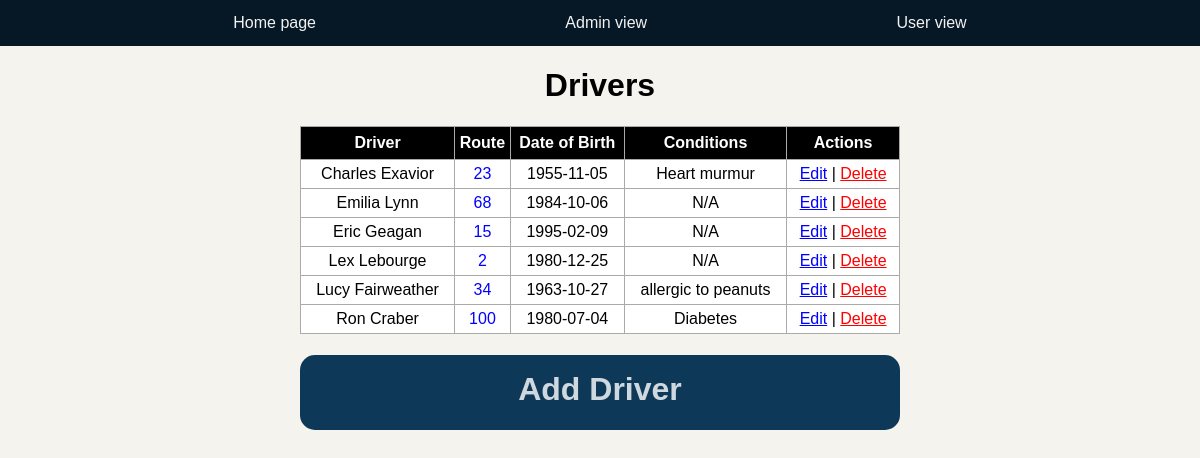
Page /drivers on the committed database.
### Project.py (models this page shows, shortened)
class Driver(db.Model):
    id = db.Column(db.Integer, primary_key=True)
    first_name = db.Column(db.String(100), nullable=False)
    last_name = db.Column(db.String(100), nullable=False)
    dob = db.Column(db.Date, nullable=False)
    conditions = db.Column(db.String(500))
    routes = db.relationship('Route')

class Route(db.Model):
    id = db.Column(db.Integer, primary_key=True)
    route = db.Column(db.Integer, nullable=False)
    driver_id = db.Column(db.Integer, db.ForeignKey('driver.id'))
    students = db.relationship('Student')

### Project.py (the view)
@app.route('/drivers', methods=['GET'])
def display_drivers():
    driver = Driver.query.order_by(Driver.first_name).all()
    routes = {}
    query = Route.query.all()
    for route in query:
        routes[route.driver_id] = route
    return render_template('drivers.html', drivers=driver, routes=routes)

### templates/drivers.html (shortened to what this page needs)
{% extends 'base.html' %}
{% block body %}
<div class="content">
    <h1 style="text-align: center">Drivers</h1>
    {% if drivers|length < 1%}
    <h4 style="text-align: center">There are no Drivers. Please add one below!</h4>
    {% else %}
    <table class="table">
        <tr class="header">
            <th>Driver</th>
            <th>Route</th>
            <th>Date of Birth</th>
            <th>Conditions</th>
            <th>Actions</th>
        </tr>
        {% for driver in drivers %}
            <tr>
                <td>{{ driver.first_name }} {{ driver.last_name }}</td>
                <td>
                    {% if routes[driver.id] is defined %}
                    <a  class="linkable" href="/routesexpanded/{{routes[driver.id].id}}">{{ routes[driver.id].route }}</a>
                    {% else %}
                    <a></a>
                    {% endif %}
                </td>
                <td>{{ driver.dob }}</td>
                <td>{{ driver.conditions}}</td>
                <td class="actions">
                    <a class="edit" href="/editdriver/{{driver.id}}">Edit</a>
                    <a> | </a>
                    <a class="delete" href="/removedriver/{{driver.id}}">Delete</a>
                </td>
            </tr>
        {% endfor %}
    </table>
    {% endif %}
    <div class="addbutton" onclick="reroute('adddriver')">
        <h1 class="buttontext"> Add Driver</h1>
    </div>
</div>
{% endblock %}

### static/css/main.css (style rules this page uses)
body, html { margin: 0; font-family: sans-serif; display: grid; background-color : #F4F3EE; }
.content { margin: 0 auto; width: 600px; }
table, td, th { border: 1px solid #aaa; }
table { border-collapse: collapse; width: 100%; background-color: white; }
th { height: 30px; }
.header { background-color: black; color: white; }
.actions { background-color: white; }
.edit { color: blue; }
.delete { color: red; }
.linkable { color: blue; text-decoration: none; }
td { text-align: center; padding: 5px; }
.addbutton { cursor: pointer; width: 600px; height: 75px; background-color: #0E3858; color: rgba(255, 255, 255, 0.808); margin-top: 1em; margin-bottom: 1em; border-radius: 15px; }
.buttontext { text-align: center; padding-top: .5em; padding-bottom: .5em; }

### rows in the picture
Driver: first_name "Charles", last_name "Exavior", dob "1955-11-05", conditions "Heart murmur"
Route: route "23"
Driver: first_name "Emilia", last_name "Lynn", dob "1984-10-06", conditions "N/A"
Route: route "68"
Driver: first_name "Eric", last_name "Geagan", dob "1995-02-09", conditions "N/A"
Route: route "15"
Driver: first_name "Lex", last_name "Lebourge", dob "1980-12-25", conditions "N/A"
Route: route "2"
Driver: first_name "Lucy", last_name "Fairweather", dob "1963-10-27", conditions "allergic to peanuts"
Route: route "34"
Driver: first_name "Ron", last_name "Craber", dob "1980-07-04", conditions "Diabetes"
Route: route "100"
